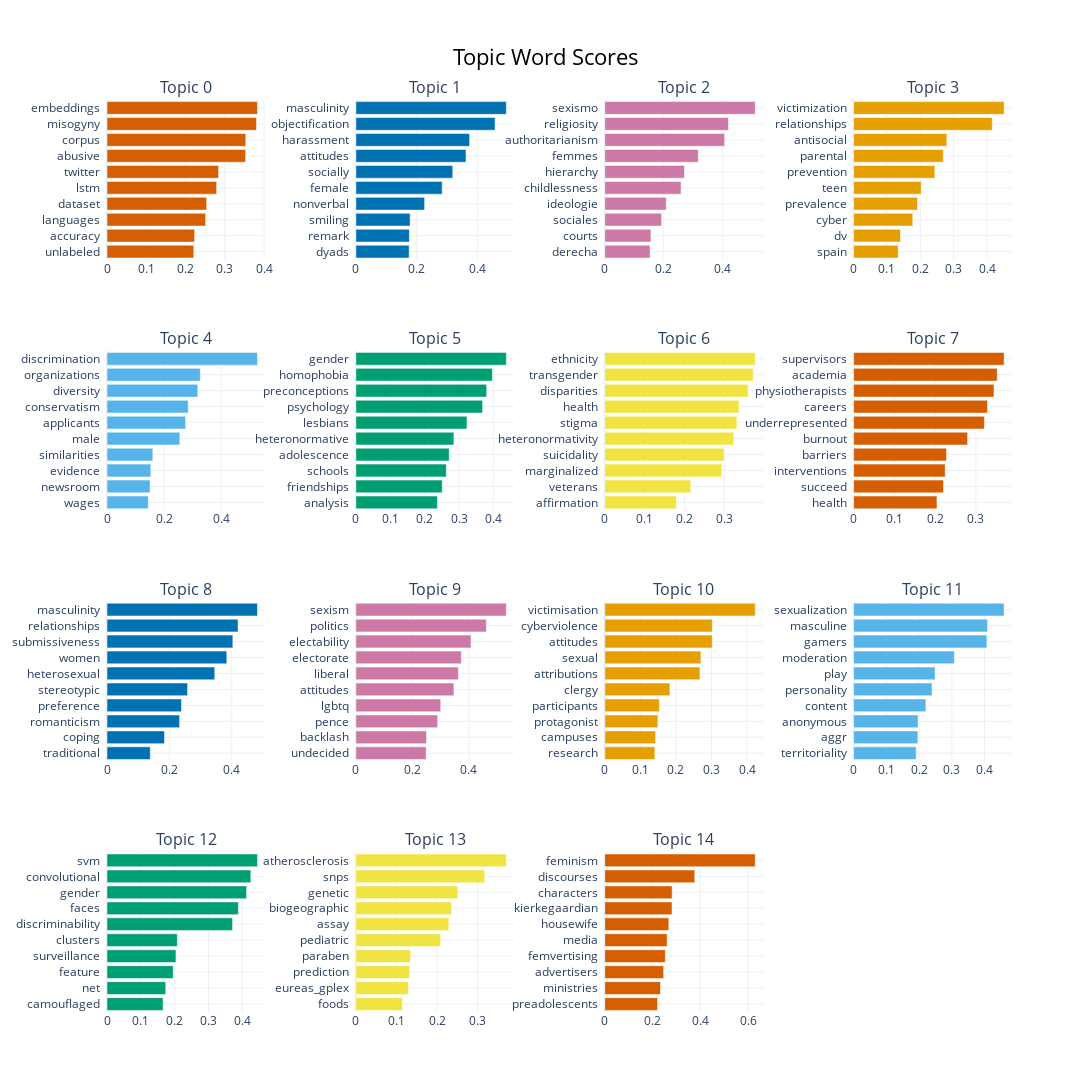

Notebook code cell kept with this figure:
### Code cell
topic_model.visualize_barchart(topics=None, top_n_topics=20, n_words=10, custom_labels=True, width=350, height=350)

### Figure 1 — Plotly figure (JSON) as saved in the notebook; plotly's stock layout.template omitted (floating-point values rounded to 4 significant figures)
{"data": [{"marker": {"color": "#D55E00"}, "orientation": "h", "type": "bar", "x": [0.2209, 0.2231, 0.2511, 0.2538, 0.2792, 0.2842, 0.353, 0.3535, 0.3808, 0.3832], "xaxis": "x", "y": ["unlabeled  ", "accuracy  ", "languages  ", "dataset  ", "lstm  ", "twitter  ", "abusive  ", "corpus  ", "misogyny  ", "embeddings  "], "yaxis": "y"}, {"marker": {"color": "#0072B2"}, "orientation": "h", "type": "bar", "x": [0.1753, 0.1761, 0.1786, 0.2262, 0.2841, 0.3188, 0.3624, 0.3743, 0.458, 0.4952], "xaxis": "x2", "y": ["dyads  ", "remark  ", "smiling  ", "nonverbal  ", "female  ", "socially  ", "attitudes  ", "harassment  ", "objectification  ", "masculinity  "], "yaxis": "y2"}, {"marker": {"color": "#CC79A7"}, "orientation": "h", "type": "bar", "x": [0.1539, 0.1566, 0.1929, 0.2086, 0.2589, 0.2705, 0.3175, 0.4067, 0.4197, 0.5104], "xaxis": "x3", "y": ["derecha  ", "courts  ", "sociales  ", "ideologie  ", "childlessness  ", "hierarchy  ", "femmes  ", "authoritarianism  ", "religiosity  ", "sexismo  "], "yaxis": "y3"}, {"marker": {"color": "#E69F00"}, "orientation": "h", "type": "bar", "x": [0.1337, 0.1407, 0.1774, 0.1915, 0.2026, 0.2435, 0.2687, 0.2795, 0.4157, 0.4511], "xaxis": "x4", "y": ["spain  ", "dv  ", "cyber  ", "prevalence  ", "teen  ", "prevention  ", "parental  ", "antisocial  ", "relationships  ", "victimization  "], "yaxis": "y4"}, {"marker": {"color": "#56B4E9"}, "orientation": "h", "type": "bar", "x": [0.1446, 0.1508, 0.1533, 0.1605, 0.2549, 0.2752, 0.2841, 0.3178, 0.3268, 0.5267], "xaxis": "x5", "y": ["wages  ", "newsroom  ", "evidence  ", "similarities  ", "male  ", "applicants  ", "conservatism  ", "diversity  ", "organizations  ", "discrimination  "], "yaxis": "y5"}, {"marker": {"color": "#009E73"}, "orientation": "h", "type": "bar", "x": [0.2373, 0.2512, 0.263, 0.2715, 0.285, 0.3232, 0.3686, 0.3805, 0.3971, 0.4376], "xaxis": "x6", "y": ["analysis  ", "friendships  ", "schools  ", "adolescence  ", "heteronormative  ", "lesbians  ", "psychology  ", "preconceptions  ", "homophobia  ", "gender  "], "yaxis": "y6"}, {"marker": {"color": "#F0E442"}, "orientation": "h", "type": "bar", "x": [0.1798, 0.2159, 0.2939, 0.2995, 0.3239, 0.3316, 0.3367, 0.3598, 0.3727, 0.3776], "xaxis": "x7", "y": ["affirmation  ", "veterans  ", "marginalized  ", "suicidality  ", "heteronormativity  ", "stigma  ", "health  ", "disparities  ", "transgender  ", "ethnicity  "], "yaxis": "y7"}, {"marker": {"color": "#D55E00"}, "orientation": "h", "type": "bar", "x": [0.2045, 0.2205, 0.2247, 0.2279, 0.2796, 0.3209, 0.3285, 0.3444, 0.3524, 0.3692], "xaxis": "x8", "y": ["health  ", "succeed  ", "interventions  ", "barriers  ", "burnout  ", "underrepresented  ", "careers  ", "physiotherapists  ", "academia  ", "supervisors  "], "yaxis": "y8"}, {"marker": {"color": "#0072B2"}, "orientation": "h", "type": "bar", "x": [0.1386, 0.1843, 0.2327, 0.2388, 0.2583, 0.3453, 0.3841, 0.4034, 0.4201, 0.4823], "xaxis": "x9", "y": ["traditional  ", "coping  ", "romanticism  ", "preference  ", "stereotypic  ", "heterosexual  ", "women  ", "submissiveness  ", "relationships  ", "masculinity  "], "yaxis": "y9"}, {"marker": {"color": "#CC79A7"}, "orientation": "h", "type": "bar", "x": [0.2487, 0.2501, 0.2894, 0.3004, 0.3471, 0.363, 0.3734, 0.4077, 0.4621, 0.5327], "xaxis": "x10", "y": ["undecided  ", "backlash  ", "pence  ", "lgbtq  ", "attitudes  ", "liberal  ", "electorate  ", "electability  ", "politics  ", "sexism  "], "yaxis": "y10"}, {"marker": {"color": "#E69F00"}, "orientation": "h", "type": "bar", "x": [0.1408, 0.143, 0.1494, 0.1536, 0.1831, 0.2678, 0.2703, 0.3024, 0.3027, 0.4231], "xaxis": "x11", "y": ["research  ", "campuses  ", "protagonist  ", "participants  ", "clergy  ", "attributions  ", "sexual  ", "attitudes  ", "cyberviolence  ", "victimisation  "], "yaxis": "y11"}, {"marker": {"color": "#56B4E9"}, "orientation": "h", "type": "bar", "x": [0.191, 0.1963, 0.1969, 0.2208, 0.2395, 0.2487, 0.3078, 0.4073, 0.409, 0.4597], "xaxis": "x12", "y": ["territoriality  ", "aggr  ", "anonymous  ", "content  ", "personality  ", "play  ", "moderation  ", "gamers  ", "masculine  ", "sexualization  "], "yaxis": "y12"}, {"marker": {"color": "#009E73"}, "orientation": "h", "type": "bar", "x": [0.1659, 0.1737, 0.1959, 0.204, 0.2079, 0.3714, 0.3886, 0.4128, 0.4253, 0.445], "xaxis": "x13", "y": ["camouflaged  ", "net  ", "feature  ", "surveillance  ", "clusters  ", "discriminability  ", "faces  ", "gender  ", "convolutional  ", "svm  "], "yaxis": "y13"}, {"marker": {"color": "#F0E442"}, "orientation": "h", "type": "bar", "x": [0.1146, 0.1296, 0.1326, 0.1348, 0.2089, 0.2291, 0.2356, 0.2512, 0.3174, 0.3708], "xaxis": "x14", "y": ["foods  ", "eureas_gplex  ", "prediction  ", "paraben  ", "pediatric  ", "assay  ", "biogeographic  ", "genetic  ", "snps  ", "atherosclerosis  "], "yaxis": "y14"}, {"marker": {"color": "#D55E00"}, "orientation": "h", "type": "bar", "x": [0.2209, 0.2334, 0.2466, 0.2536, 0.2611, 0.2681, 0.2816, 0.2822, 0.3768, 0.6299], "xaxis": "x15", "y": ["preadolescents  ", "ministries  ", "advertisers  ", "femvertising  ", "media  ", "housewife  ", "kierkegaardian  ", "characters  ", "discourses  ", "feminism  "], "yaxis": "y15"}], "layout": {"annotations": [{"font": {"size": 16}, "showarrow": false, "text": "Topic 0", "x": 0.0875, "xanchor": "center", "xref": "paper", "y": 1, "yanchor": "bottom", "yref": "paper"}, {"font": {"size": 16}, "showarrow": false, "text": "Topic 1", "x": 0.3625, "xanchor": "center", "xref": "paper", "y": 1, "yanchor": "bottom", "yref": "paper"}, {"font": {"size": 16}, "showarrow": false, "text": "Topic 2", "x": 0.6375, "xanchor": "center", "xref": "paper", "y": 1, "yanchor": "bottom", "yref": "paper"}, {"font": {"size": 16}, "showarrow": false, "text": "Topic 3", "x": 0.9125, "xanchor": "center", "xref": "paper", "y": 1, "yanchor": "bottom", "yref": "paper"}, {"font": {"size": 16}, "showarrow": false, "text": "Topic 4", "x": 0.0875, "xanchor": "center", "xref": "paper", "y": 0.725, "yanchor": "bottom", "yref": "paper"}, {"font": {"size": 16}, "showarrow": false, "text": "Topic 5", "x": 0.3625, "xanchor": "center", "xref": "paper", "y": 0.725, "yanchor": "bottom", "yref": "paper"}, {"font": {"size": 16}, "showarrow": false, "text": "Topic 6", "x": 0.6375, "xanchor": "center", "xref": "paper", "y": 0.725, "yanchor": "bottom", "yref": "paper"}, {"font": {"size": 16}, "showarrow": false, "text": "Topic 7", "x": 0.9125, "xanchor": "center", "xref": "paper", "y": 0.725, "yanchor": "bottom", "yref": "paper"}, {"font": {"size": 16}, "showarrow": false, "text": "Topic 8", "x": 0.0875, "xanchor": "center", "xref": "paper", "y": 0.45, "yanchor": "bottom", "yref": "paper"}, {"font": {"size": 16}, "showarrow": false, "text": "Topic 9", "x": 0.3625, "xanchor": "center", "xref": "paper", "y": 0.45, "yanchor": "bottom", "yref": "paper"}, {"font": {"size": 16}, "showarrow": false, "text": "Topic 10", "x": 0.6375, "xanchor": "center", "xref": "paper", "y": 0.45, "yanchor": "bottom", "yref": "paper"}, {"font": {"size": 16}, "showarrow": false, "text": "Topic 11", "x": 0.9125, "xanchor": "center", "xref": "paper", "y": 0.45, "yanchor": "bottom", "yref": "paper"}, {"font": {"size": 16}, "showarrow": false, "text": "Topic 12", "x": 0.0875, "xanchor": "center", "xref": "paper", "y": 0.175, "yanchor": "bottom", "yref": "paper"}, {"font": {"size": 16}, "showarrow": false, "text": "Topic 13", "x": 0.3625, "xanchor": "center", "xref": "paper", "y": 0.175, "yanchor": "bottom", "yref": "paper"}, {"font": {"size": 16}, "showarrow": false, "text": "Topic 14", "x": 0.6375, "xanchor": "center", "xref": "paper", "y": 0.175, "yanchor": "bottom", "yref": "paper"}], "height": 1400, "hoverlabel": {"bgcolor": "white", "font": {"family": "Rockwell", "size": 16}}, "showlegend": false, "title": {"font": {"color": "Black", "size": 22}, "text": "Topic Word Scores", "x": 0.5, "xanchor": "center", "yanchor": "top"}, "width": 1400, "xaxis": {"anchor": "y", "domain": [0, 0.175], "showgrid": true}, "xaxis10": {"anchor": "y10", "domain": [0.275, 0.45], "showgrid": true}, "xaxis11": {"anchor": "y11", "domain": [0.55, 0.725], "showgrid": true}, "xaxis12": {"anchor": "y12", "domain": [0.825, 1], "showgrid": true}, "xaxis13": {"anchor": "y13", "domain": [0, 0.175], "showgrid": true}, "xaxis14": {"anchor": "y14", "domain": [0.275, 0.45], "showgrid": true}, "xaxis15": {"anchor": "y15", "domain": [0.55, 0.725], "showgrid": true}, "xaxis16": {"anchor": "y16", "domain": [0.825, 1], "showgrid": true}, "xaxis2": {"anchor": "y2", "domain": [0.275, 0.45], "showgrid": true}, "xaxis3": {"anchor": "y3", "domain": [0.55, 0.725], "showgrid": true}, "xaxis4": {"anchor": "y4", "domain": [0.825, 1], "showgrid": true}, "xaxis5": {"anchor": "y5", "domain": [0, 0.175], "showgrid": true}, "xaxis6": {"anchor": "y6", "domain": [0.275, 0.45], "showgrid": true}, "xaxis7": {"anchor": "y7", "domain": [0.55, 0.725], "showgrid": true}, "xaxis8": {"anchor": "y8", "domain": [0.825, 1], "showgrid": true}, "xaxis9": {"anchor": "y9", "domain": [0, 0.175], "showgrid": true}, "yaxis": {"anchor": "x", "domain": [0.825, 1], "showgrid": true}, "yaxis10": {"anchor": "x10", "domain": [0.275, 0.45], "showgrid": true}, "yaxis11": {"anchor": "x11", "domain": [0.275, 0.45], "showgrid": true}, "yaxis12": {"anchor": "x12", "domain": [0.275, 0.45], "showgrid": true}, "yaxis13": {"anchor": "x13", "domain": [0, 0.175], "showgrid": true}, "yaxis14": {"anchor": "x14", "domain": [0, 0.175], "showgrid": true}, "yaxis15": {"anchor": "x15", "domain": [0, 0.175], "showgrid": true}, "yaxis16": {"anchor": "x16", "domain": [0, 0.175], "showgrid": true}, "yaxis2": {"anchor": "x2", "domain": [0.825, 1], "showgrid": true}, "yaxis3": {"anchor": "x3", "domain": [0.825, 1], "showgrid": true}, "yaxis4": {"anchor": "x4", "domain": [0.825, 1], "showgrid": true}, "yaxis5": {"anchor": "x5", "domain": [0.55, 0.725], "showgrid": true}, "yaxis6": {"anchor": "x6", "domain": [0.55, 0.725], "showgrid": true}, "yaxis7": {"anchor": "x7", "domain": [0.55, 0.725], "showgrid": true}, "yaxis8": {"anchor": "x8", "domain": [0.55, 0.725], "showgrid": true}, "yaxis9": {"anchor": "x9", "domain": [0.275, 0.45], "showgrid": true}}}
